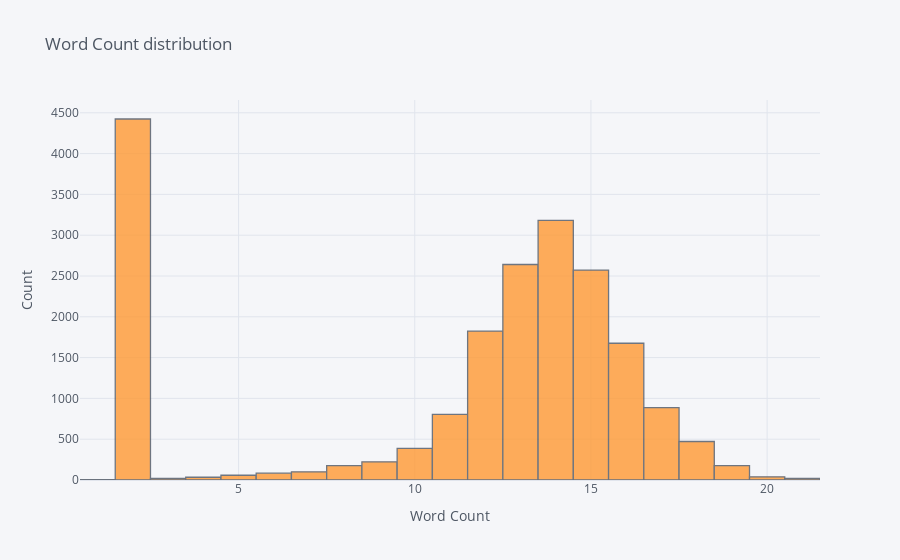

The notebook cell saved with this chart:
### Code cell
train_data['word_count'].iplot(kind='hist',xTitle='Word Count',yTitle='Count',title='Word Count distribution')

### Figure 1 — Plotly figure (JSON) as saved in the notebook; plotly's stock layout.template omitted (floating-point values rounded to 4 significant figures; data arrays with more than 128 entries replaced by an {"elided": "..."} marker saying what was removed)
{"data": [{"histfunc": "count", "histnorm": "", "marker": {"color": "rgba(255, 153, 51, 1.0)", "line": {"color": "#4D5663", "width": 1.3}}, "name": "word_count", "opacity": 0.8, "orientation": "v", "type": "histogram", "x": {"elided": "19801 int values"}}], "layout": {"barmode": "overlay", "legend": {"bgcolor": "#F5F6F9", "font": {"color": "#4D5663"}}, "paper_bgcolor": "#F5F6F9", "plot_bgcolor": "#F5F6F9", "title": {"font": {"color": "#4D5663"}, "text": "Word Count distribution"}, "xaxis": {"gridcolor": "#E1E5ED", "showgrid": true, "tickfont": {"color": "#4D5663"}, "title": {"font": {"color": "#4D5663"}, "text": "Word Count"}, "zerolinecolor": "#E1E5ED"}, "yaxis": {"gridcolor": "#E1E5ED", "showgrid": true, "tickfont": {"color": "#4D5663"}, "title": {"font": {"color": "#4D5663"}, "text": "Count"}, "zerolinecolor": "#E1E5ED"}}}
